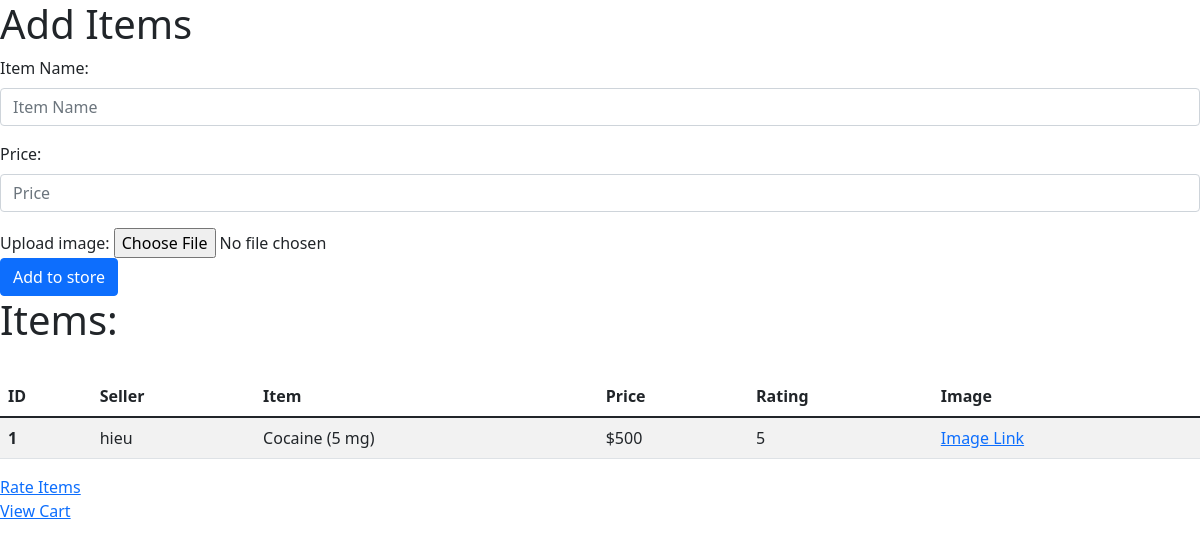
/items, run on an earlier commit of the app's database.
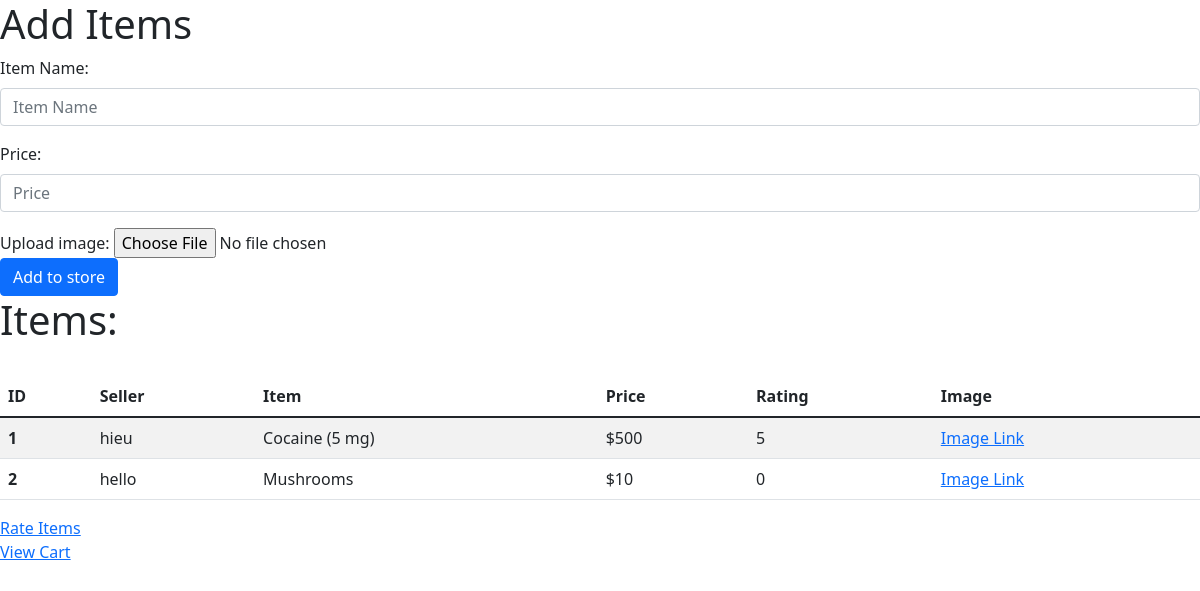
And on a later commit of the database.
### app/models.py (models this page shows, shortened)
class Item(db.Model):
    __searchable__ = ['itemname']
    id = db.Column(db.Integer, primary_key=True)
    itemname = db.Column(db.String(256))
    seller = db.Column(db.String(64), db.ForeignKey('user.username'))
    price = db.Column(db.Integer)
    rating = db.Column(db.Integer)
    numberofratings = db.Column(db.Integer)
    sumofratings = db.Column(db.Integer)
    img = db.Column(db.Text)
    name = db.Column(db.Text)
    mimetype = db.Column(db.Text)

### app/routes.py (the view, shortened to what this page needs)
@myapp_obj.route('/items', methods=['GET', 'POST'])
def addItem():
    return render_template('itemspage.html', items=Item.query.all())

### app/models.py
class SearchForm(FlaskForm):
    searched = StringField("Searched", validators = [DataRequired()])
    submit = SubmitField("Submit")

### app/routes.py (called while the page is built)
@myapp_obj.context_processor
def base():
    form = SearchForm()
    return dict(form = form)

### app/templates/itemspage.html (shortened to what this page needs)
<!doctype html>
<html lang="en">
  <head>
    <link href="https://cdn.jsdelivr.net/npm/bootstrap@5.1.3/dist/css/bootstrap.min.css" rel="stylesheet">
  </head>
  <body>
<h1>Add Items</h1>
<form action="#" enctype="multipart/form-data" method="post">
    <div class="mb-3">
        <label class="form-label">Item Name:</label>
        <input type="text" class="form-control" placeholder="Item Name" name="item">
    </div>
    <div class="mb-3">
        <label class="form-label">Price:</label>
        <input type="number" class="form-control" placeholder="Price" name="price">
    </div>
    <div class="form-group">
    <label class"form-label">Upload image:</label>
    <input type="file" class="form-control-file" name="pic">
    </div>
    <input type="submit" class="btn btn-primary" name="add_to_store" value="Add to store">
</form>
<h1>Items:</h1>
  <br>
  <table class="table table-striped">
  <thead>
    <tr>
      <th scope="col">ID</th>
      <th scope="col">Seller</th>
      <th scope="col">Item</th>
      <th scope="col">Price</th>
      <th scope="col">Rating</th>
      <th scope="col">Image</th>
    </tr>
  </thead>
  <tbody>
	  {% for item in items %}
    <tr>
      <th scope="row">{{ item.id }}</th>
      <td>{{ item.seller }}</td>
      <td>{{ item.itemname}}</td>
      <td>${{ item.price }}</td>
      <td>{{ item.rating }}</td>
      <td><a href="{{url_for('viewImage', id=item.id)}}">Image Link</a>
    </tr>
    {% endfor %}
  </tbody>
</table>
<a href="{{url_for('rateItem')}}">Rate Items</a>
<br>
<a href="{{url_for('cart')}}">View Cart</a>
  </body>
</html>

What changed in the data, as far as the page shows it:
added Item: id "2", seller "hello", itemname "Mushrooms", price "10", rating "0"
